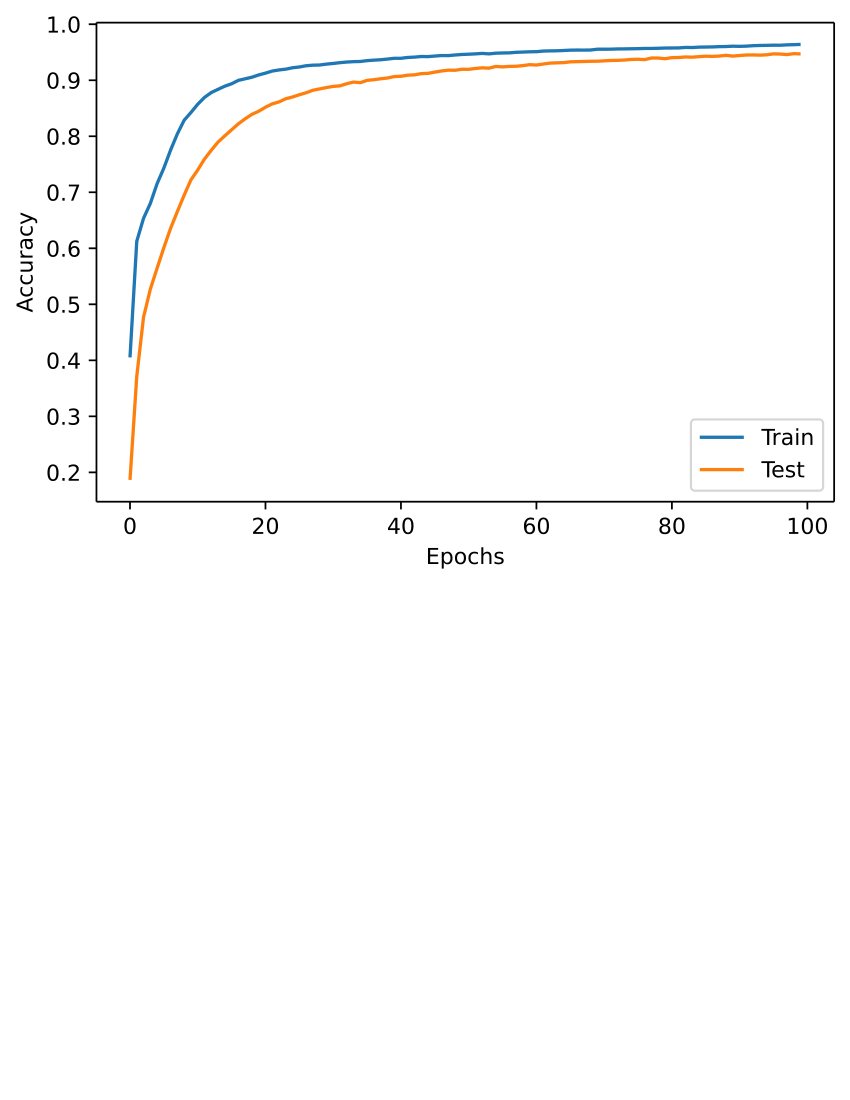

Source code (Python):
def normalize(X):
    return X/255
from keras.datasets import mnist
import keras
import keras.utils
#from keras import utils as np_utils
import matplotlib.pyplot as plt
(trainX,trainY),(testX,testY) = mnist.load_data()
trainX = trainX.reshape((trainX.shape[0], 28, 28, 1))
testX = testX.reshape((testX.shape[0], 28, 28, 1))

trainY = keras.utils.to_categorical(trainY)
testY = keras.utils.to_categorical(testY)
trainX = normalize(trainX)
testX = normalize(testX)

from keras.layers.convolutional import Convolution2D, MaxPooling2D
from keras.layers.core import Flatten,Dense, Dropout, Activation
model = keras.Sequential()
model.add(Convolution2D(32, (7,7), activation = 'relu', input_shape = (28,28,1)))
model.add(MaxPooling2D(pool_size = (2,2)))
model.add(Convolution2D(64, (9,9), activation = 'relu', input_shape = (28,28,1)))
model.add(MaxPooling2D(pool_size = (2,2)))
model.add(Flatten())
model.add(Dense(100))
model.add(Dropout(0.5))
model.add(Dense(10))
model.add(Activation('softmax'))
OPT = keras.optimizers.SGD(learning_rate = 0.01, momentum = 0.9)
Epochs_train = []
Epochs_Val = []

model.compile(loss='categorical_crossentropy',optimizer= 'adadelta', metrics=['accuracy'])

epoch = model.fit(trainX, trainY, epochs = 100, validation_data = (testX,testY))
model.evaluate(testX,testY)


plt.plot(epoch.history['val_accuracy'])
plt.plot(epoch.history['accuracy'])
plt.xlabel('Epochs')
plt.ylabel('Accuracy')
plt.legend(['Train','Test'])


import pandas as pd
Accuracies = pd.DataFrame()
Accuracies['Validation'] = epoch.history['val_accuracy']
Accuracies['Training'] = epoch.history['accuracy']
writer = pd.ExcelWriter('Accuracies.xlsx')
Accuracies.to_excel(writer)


from keras.utils.vis_utils import plot_model
plot_model(model, to_file='model_plot.png', show_shapes=True, show_layer_names=True)
